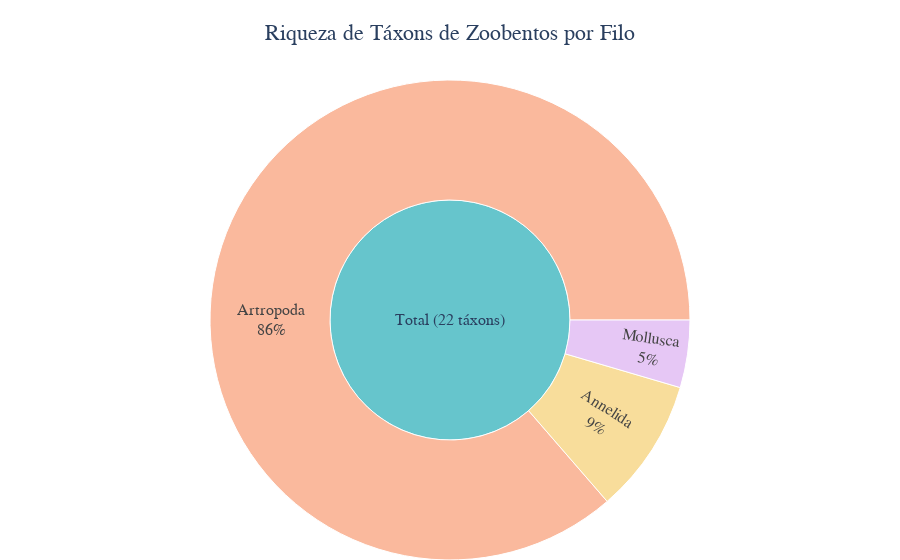

The notebook cell this image was saved under:
### Code cell
# --- Bloco 3: Gráfico Sunburst de Riqueza (Zoobentos) ---
import plotly.express as px

if 'df_zoo_limpo' in locals() and not df_zoo_limpo.empty:
    print("\n--- Gerando: Gráfico Sunburst de Riqueza ---")
    
    # 1. PREPARAÇÃO DOS DADOS
    # Lógica inteligente para escolher o melhor nível taxonômico para agrupar
    # Se a coluna 'filo' tiver mais de um valor único, ela será usada.
    # Caso contrário, ele tentará usar 'ordem', que é mais específico para Zoobentos.
    if df_zoo_limpo['filo'].nunique() > 1:
        nivel_taxonomico = 'filo'
    else:
        nivel_taxonomico = 'ordem'
        
    print(f"   -> Agrupando por '{nivel_taxonomico}' para a visualização.")
    
    # Prepara os dados para o gráfico
    sunburst_data = df_zoo_limpo.dropna(subset=[nivel_taxonomico, 'nome_cientifico']).groupby(nivel_taxonomico)['nome_cientifico'].nunique().reset_index(name='Riqueza')
    
    # Salva o arquivo de verificação
    salvar_check_excel(sunburst_data, 'dados_sunburst_zoobentos', caminho_saida_grupo)
    
    # Cria a raiz do gráfico (o círculo central)
    total_riqueza = sunburst_data['Riqueza'].sum()
    sunburst_data['Centro'] = f"Total ({total_riqueza} táxons)"

    # 2. CRIAÇÃO DO GRÁFICO COM PLOTLY
    fig = px.sunburst(
        sunburst_data,
        path=['Centro', nivel_taxonomico],
        values='Riqueza',
        color=nivel_taxonomico,
        color_discrete_sequence=px.colors.qualitative.Pastel,
    )

    # 3. CUSTOMIZAÇÃO
    fig.update_layout(
        title_text=f'Riqueza de Táxons de Zoobentos por {nivel_taxonomico.title()}',
        title_x=0.5,
        font=dict(family="Arial", size=16),
        margin=dict(t=80, l=0, r=0, b=0)
    )
    fig.update_traces(
        textinfo='label+percent root',
        insidetextorientation='radial',
        hovertemplate='<b>%{label}</b><br>Riqueza: %{value} táxons<br>Proporção da Riqueza Total: %{percentRoot:.1%}'
    )

    # 4. SALVAR E EXIBIR
    nome_arquivo_png = 'grafico_riqueza_sunburst_zoobentos.png'
    caminho_completo_png = os.path.join(caminho_saida_grupo, nome_arquivo_png)
    nome_arquivo_html = 'grafico_riqueza_sunburst_zoobentos_interativo.html'
    caminho_completo_html = os.path.join(caminho_saida_grupo, nome_arquivo_html)
    
    try:
        fig.write_image(caminho_completo_png, width=1000, height=1000, scale=2)
        print(f"   -> Imagem salva em: '{caminho_completo_png}'")
    except ValueError:
        print("   -> AVISO: 'kaleido' não instalado. Imagem .png não foi salva.")
    
    fig.write_html(caminho_completo_html)
    print(f"   -> HTML interativo salvo em: '{caminho_completo_html}'")
    fig.show()

else:
    print("ERRO: DataFrame 'df_zoo_limpo' não foi encontrado. Execute o Bloco 1 primeiro.")

### Figure 1 — Plotly figure (JSON) as saved in the notebook; plotly's stock layout.template omitted (floating-point values rounded to 4 significant figures)
{"data": [{"branchvalues": "total", "customdata": [["(?)"], ["Annelida"], ["Artropoda"], ["Mollusca"]], "domain": {"x": [0, 1], "y": [0, 1]}, "hovertemplate": "<b>%{label}</b><br>Riqueza: %{value} táxons<br>Proporção da Riqueza Total: %{percentRoot:.1%}", "ids": ["Total (22 táxons)", "Total (22 táxons)/Annelida", "Total (22 táxons)/Artropoda", "Total (22 táxons)/Mollusca"], "insidetextorientation": "radial", "labels": ["Total (22 táxons)", "Annelida", "Artropoda", "Mollusca"], "marker": {"colors": ["rgb(102, 197, 204)", "rgb(246, 207, 113)", "rgb(248, 156, 116)", "rgb(220, 176, 242)"]}, "name": "", "parents": ["", "Total (22 táxons)", "Total (22 táxons)", "Total (22 táxons)"], "textinfo": "label+percent root", "type": "sunburst", "values": [22.0, 2.0, 19.0, 1.0]}], "layout": {"font": {"family": "Arial", "size": 16}, "legend": {"tracegroupgap": 0}, "margin": {"b": 0, "l": 0, "r": 0, "t": 80}, "sunburstcolorway": ["rgb(102, 197, 204)", "rgb(246, 207, 113)", "rgb(248, 156, 116)", "rgb(220, 176, 242)", "rgb(135, 197, 95)", "rgb(158, 185, 243)", "rgb(254, 136, 177)", "rgb(201, 219, 116)", "rgb(139, 224, 164)", "rgb(180, 151, 231)", "rgb(179, 179, 179)"], "title": {"text": "Riqueza de Táxons de Zoobentos por Filo", "x": 0.5}}}
